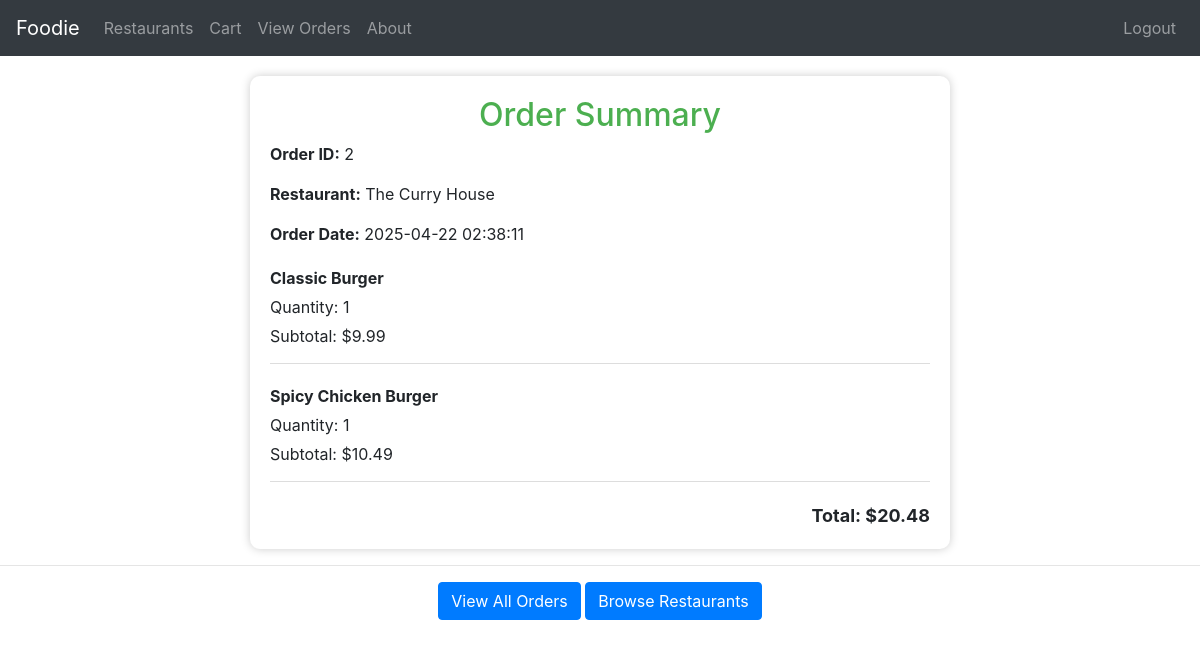
The page /order_summary/2 (signed in) on the database its author committed.
### tables this page shows
CREATE TABLE Orders (
    OrderID INTEGER PRIMARY KEY AUTOINCREMENT,
    UserID INTEGER NOT NULL,
    RestaurantID INTEGER NOT NULL,
    OrderStatus TEXT CHECK(OrderStatus IN ('Pending', 'Preparing', 'Delivered')) NOT NULL,
    OrderDate DATETIME DEFAULT CURRENT_TIMESTAMP,
    TotalPrice REAL NOT NULL,
    FOREIGN KEY (UserID) REFERENCES Users(UserID),
    FOREIGN KEY (RestaurantID) REFERENCES Restaurants(RestaurantID)
);

CREATE TABLE Restaurants (
    RestaurantID INTEGER PRIMARY KEY AUTOINCREMENT,
    OwnerID INTEGER NOT NULL,
    Name TEXT NOT NULL,
    Address TEXT NOT NULL,
    PhoneNumber TEXT NOT NULL,
    OpeningHours TEXT NOT NULL,
    FOREIGN KEY (OwnerID) REFERENCES Users(UserID)
);

CREATE TABLE OrderDetails (
    OrderDetailID INTEGER PRIMARY KEY AUTOINCREMENT,
    OrderID INTEGER NOT NULL,
    MenuItemID INTEGER NOT NULL,
    Quantity INTEGER NOT NULL,
    SubTotal REAL NOT NULL,
    FOREIGN KEY (OrderID) REFERENCES Orders(OrderID),
    FOREIGN KEY (MenuItemID) REFERENCES MenuItems(MenuItemID)
);

CREATE TABLE MenuItems (
    MenuItemID INTEGER PRIMARY KEY AUTOINCREMENT,
    RestaurantID INTEGER NOT NULL,
    ItemName TEXT NOT NULL,
    Description TEXT,
    Price REAL NOT NULL,
    AvailabilityStatus TEXT CHECK(AvailabilityStatus IN ('Available', 'Unavailable')) NOT NULL,
    FOREIGN KEY (RestaurantID) REFERENCES Restaurants(RestaurantID)
);

### app.py (the view)
@app.route('/order_summary/<int:order_id>')
@login_required
def order_summary(order_id):
    conn = sqlite3.connect('database.db')
    conn.row_factory = sqlite3.Row
    cursor = conn.cursor()
    cursor.execute("""
        SELECT o.OrderID, o.OrderDate, o.TotalPrice, r.Name AS RestaurantName
        FROM Orders o
        JOIN Restaurants r ON o.RestaurantID = r.RestaurantID
        WHERE o.OrderID = ?
    """, (order_id,))
    order = cursor.fetchone()
    cursor.execute("""
        SELECT m.ItemName, d.Quantity, d.SubTotal
        FROM OrderDetails d
        JOIN MenuItems m ON d.MenuItemID = m.MenuItemID
        WHERE d.OrderID = ?
    """, (order_id,))
    items = cursor.fetchall()
    conn.close()
    return render_template('order_summary.html', order=order, items=items)

### app.py (called while the page is built)
def login_required(f):
    @wraps(f)
    def decorated_function(*args, **kwargs):
        if 'UserID' not in session:
            return redirect(url_for('signin'))
        return f(*args, **kwargs)
    return decorated_function

### templates/order_summary.html (shortened to what this page needs)
<!DOCTYPE html>
<html lang="en">
<head>
    <link rel="stylesheet" href="https://stackpath.bootstrapcdn.com/bootstrap/4.5.2/css/bootstrap.min.css">
</head>
<body>
    <nav class="navbar navbar-expand-lg navbar-dark bg-dark">
        <a class="navbar-brand" href="{{ url_for('about') }}">Foodie</a>
        <div class="collapse navbar-collapse" id="navbarNav">
            <ul class="navbar-nav mr-auto">
                {% if (session.get('Role') == 'Admin' or session.get('Role') == 'Customer') %}
                <li class="nav-item">
                    <a class="nav-link" href="{{ url_for('restaurants') }}">Restaurants</a>
                </li>
                <li class="nav-item">
                    <a class="nav-link" href="{{ url_for('cart') }}">Cart</a>
                </li>
                <li class="nav-item">
                    <a class="nav-link" href="{{ url_for('my_orders') }}">View Orders</a>
                </li>
                {% endif %}
                <li class="nav-item">
                    <a class="nav-link" href="{{ url_for('about') }}">About</a>
                </li>
            </ul>
            <ul class="navbar-nav">
                {% if session.get('UserID') %}
                <li class="nav-item">
                    <a class="nav-link" href="{{ url_for('logout') }}">Logout</a>
                </li>
                {% else %}
                <li class="nav-item">
                    <a class="nav-link" href="{{ url_for('signin') }}">Login</a>
                </li>
                {% endif %}
            </ul>
        </div>
    </nav>
    <div class="container">
        <h2>Order Summary</h2>
        <div class="order-info">
            <p><strong>Order ID:</strong> {{ order['OrderID'] }}</p>
            <p><strong>Restaurant:</strong> {{ order['RestaurantName'] }}</p>
            <p><strong>Order Date:</strong> {{ order['OrderDate'] }}</p>
        </div>
        {% for item in items %}
        <div class="item">
            <p><strong>{{ item['ItemName'] }}</strong></p>
            <p>Quantity: {{ item['Quantity'] }}</p>
            <p>Subtotal: ${{ item['SubTotal'] }}</p>
        </div>
        {% endfor %}
        <div class="total">
            Total: ${{ order['TotalPrice'] }}
        </div>
    </div>
    <hr class="my-3">
    <div class="text-center">
        <a href="{{ url_for('my_orders') }}" class="btn btn-primary">View All Orders</a>
        <a href="{{ url_for('restaurants') }}" class="btn btn-primary">Browse Restaurants</a>
    </div>
</body>
</html>

### templates/order_summary.html (style rules this page uses)
.navbar { margin-bottom: 20px; }
.container { background: white; padding: 20px; max-width: 700px; margin: auto; border-radius: 10px; box-shadow: 0 0 10px #ccc; }
h2 { text-align: center; color: #4CAF50; }
.order-info, .item { margin-bottom: 20px; }
.item { border-bottom: 1px solid #ddd; padding-bottom: 10px; }
.item p { margin: 5px 0; }
.total { font-weight: bold; font-size: 18px; text-align: right; }

### rows shown on the page
Orders: OrderID "2", OrderDate "2025-04-22 02:38:11", TotalPrice "20.48"
Restaurants: RestaurantName "The Curry House"
OrderDetails: ItemName "Classic Burger", Quantity "1", SubTotal "9.99"
OrderDetails: ItemName "Spicy Chicken Burger", Quantity "1", SubTotal "10.49"
